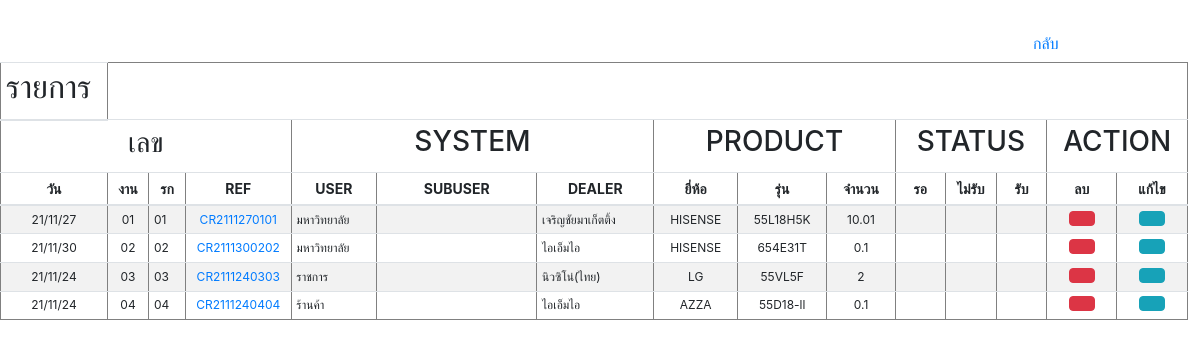
Before: /customer/customer_show.php with the older database file.
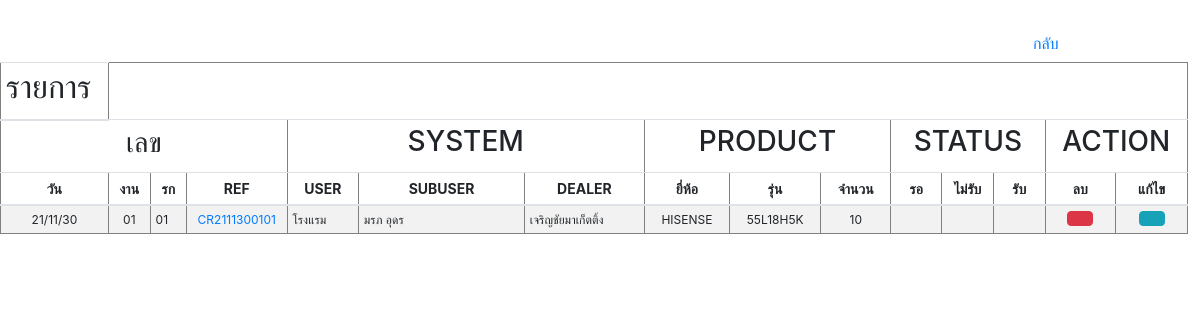
After: the same page with the newer database file.
### tables this page shows
CREATE TABLE `customer` (
  `REF_NO` varchar(255) NOT NULL,
  `CUSTOMER_ID` int(10) NOT NULL,
  `CREATE_DATE` varchar(255) NOT NULL,
  `TIME` varchar(255) NOT NULL,
  `AMOUNT` float NOT NULL,
  `PROJECT` varchar(255) NOT NULL,
  `EQUIPMENT` varchar(255) NOT NULL,
  `USER` varchar(255) NOT NULL,
  `UNIT` varchar(255) DEFAULT NULL,
  `BRANDNAME` varchar(255) NOT NULL,
  `SERIES` varchar(255) NOT NULL,
  `LOGO` varchar(255) DEFAULT NULL,
  `PROVINCE` varchar(255) NOT NULL,
  `DISTRICT` varchar(255) NOT NULL,
  `SUBDISTRICT` varchar(255) NOT NULL,
  `ZIPCODE` varchar(5) NOT NULL,
  `CONTACT` varchar(255) NOT NULL,
  `DEPARTMENT` varchar(255) NOT NULL,
  `NAME` varchar(255) NOT NULL,
  `PHONE` varchar(10) NOT NULL,
  `EMAIL` varchar(255) NOT NULL,
  `DEALER` varchar(255) NOT NULL,
  `WE` varchar(255) NOT NULL DEFAULT 'Azza',
  `SUPPLIER` varchar(255) NOT NULL
);

### customer/customer_show.php (the view, shortened to what this page needs)
<?php
$conn=new Databases;
$conn = $conn->__construct();
$query = "SELECT * FROM customer";
$result = mysqli_query($conn, $query);
$idx=00;
?>
<!DOCTYPE html PUBLIC "-//W3C//DTD XHTML 1.0 Transitional//EN" "http://www.w3.org/TR/xhtml1/DTD/xhtml1-transitional.dtd">
<html xmlns="http://www.w3.org/1999/xhtml">
<head>
<link rel="stylesheet" href="https://cdn.jsdelivr.net/npm/bootstrap@4.6.0/dist/css/bootstrap.min.css">
    <link href="https://unpkg.com/gijgo@1.9.13/css/gijgo.min.css" rel="stylesheet" type="text/css" />
</head>
<body>
<br>
<a style="margin-left:85%" class="btn btn-link" href="customer.php">กลับ</a>
<table border='1' style="width:99%;" class="table table-striped table-sm">
  <thead style="font-size:14px;">
   <tr>
        <th><h2>รายการ</h2></th>
    </tr>
    <tr align="center">
        <td colspan="4"><h3>เลข</h3></td>
        <td colspan="3"><h3>SYSTEM</h3></td>
        <td colspan="3"><h3>PRODUCT</h3></td>
        <td colspan="3"><h3>STATUS</h3></td>
        <td colspan="2"><h3>ACTION</h3></td>
    </tr>
    <tr align="center">
        <th>วัน</th>
        <th>งาน</th>
        <th>รก</th>
        <th>REF</th>
        	<th>USER</th>
            <th>SUBUSER</th>
            <th>DEALER</th>
		<th>ยี่ห้อ</th>
        <th>รุ่น</th>
        <th>จำนวน</th>
      	   <th>รอ</th>
           <th>ไม่รับ</th>
           <th>รับ</th>
     			<th>ลบ</th>
            	<th>แก้ไข</th>
     </tr>
  </thead>
  <tbody style="font-size:12px;">
      <?php
		while($row = mysqli_fetch_array($result))
		{$idx=$idx+1;
		?>
		<tr id=<?php echo $row["CUSTOMER_ID"];?>>
        <td width="1%" align="center"><nobr><?php echo $row['CREATE_DATE'];?></nobr></td>
    	<td width="1%" align="center"><nobr><?php echo sprintf("%02d",$row['CUSTOMER_ID']); ?></a></nobr></td>
    	<td width="1%" align="left"><nobr><?php echo sprintf("%02d",$row['CUSTOMER_ID']); ?></nobr></td>
    	<td width="1%" align="center"><nobr><a href="customer_show_user.php?ID=<?=$row['CUSTOMER_ID'];?>"><?php echo "CR".$row['REF_NO'].sprintf("%02d",$row['CUSTOMER_ID']).sprintf("%02d",$row['CUSTOMER_ID']);?></a></nobr></td>
    	<td width="2%" align="left"><nobr><?php echo $row['USER']; ?></nobr></td>
        <td width="7%" align="left"><nobr><?php echo $row['UNIT']; ?></nobr></td>
        <td width="3%" align="left"><nobr><?php echo $row['DEALER']; ?></nobr></td>
        <td width="2%" align="center"><nobr><?php echo $row['BRANDNAME']?></td>
        <td width="2%" align="center"><nobr><?php echo substr($row['LOGO'],5,10)?></td>
        <td width="2%" align="center"><nobr><?php echo $row['AMOUNT']?></td>
        <td width="1%" style="cursor: pointer;" id="U2D"></td>
        <td width="1%" style="cursor: pointer;" id="D2W"></td>
        <td width="1%" style="cursor: pointer;" id="W2S"></td>
        <td width="1%" align="center"><button class="btn btn-danger dels" id="dels" name="dels" onclick="dels(<?php echo $row["CUSTOMER_ID"];?>)" ></button></td>
        <td width="1%" align="center" ><button class="btn btn-info edits" id="edits" name="edits" onclick="edits(<?php echo $row["CUSTOMER_ID"];?>)" ></button></td>
		</tr>
        <?php
		}
?>
   </tbody>
</table>
</body>
</body>
</html>

Changed rows visible on the page:
removed customer: CREATE_DATE "21/11/30", CUSTOMER_ID "02", REF_NO "211130", USER "มหาวิทยาลัย", DEALER "ไอเอ็มไอ", BRANDNAME "HISENSE", LOGO "654E31T", AMOUNT "0.1"
removed customer: CREATE_DATE "21/11/24", CUSTOMER_ID "03", REF_NO "211124", USER "ราชการ", DEALER "นิวซิโน่(ไทย)", BRANDNAME "LG", LOGO "55VL5F", AMOUNT "2"
removed customer: CREATE_DATE "21/11/24", CUSTOMER_ID "04", REF_NO "211124", USER "ร้านค้า", DEALER "ไอเอ็มไอ", BRANDNAME "AZZA", LOGO "55D18-ll", AMOUNT "0.1"
changed customer "เจริญชัยมาเก็ตติ้ง": CREATE_DATE "21/11/27" → "21/11/30"; REF_NO "211127" → "211130"; USER "มหาวิทยาลัย" → "โรงแรม"; UNIT (not shown) → "มรภ อุดร"; AMOUNT "10.01" → "10"
